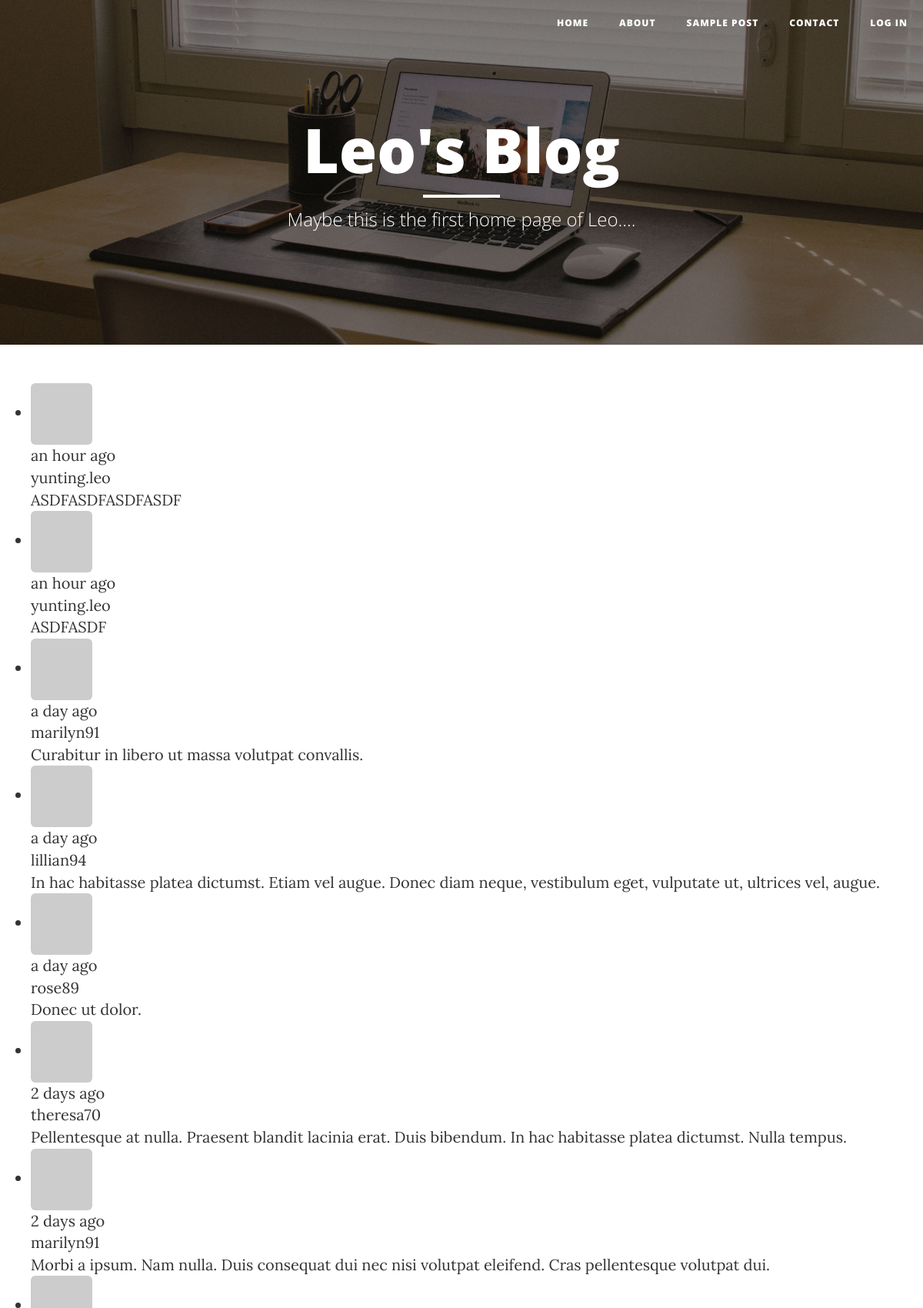
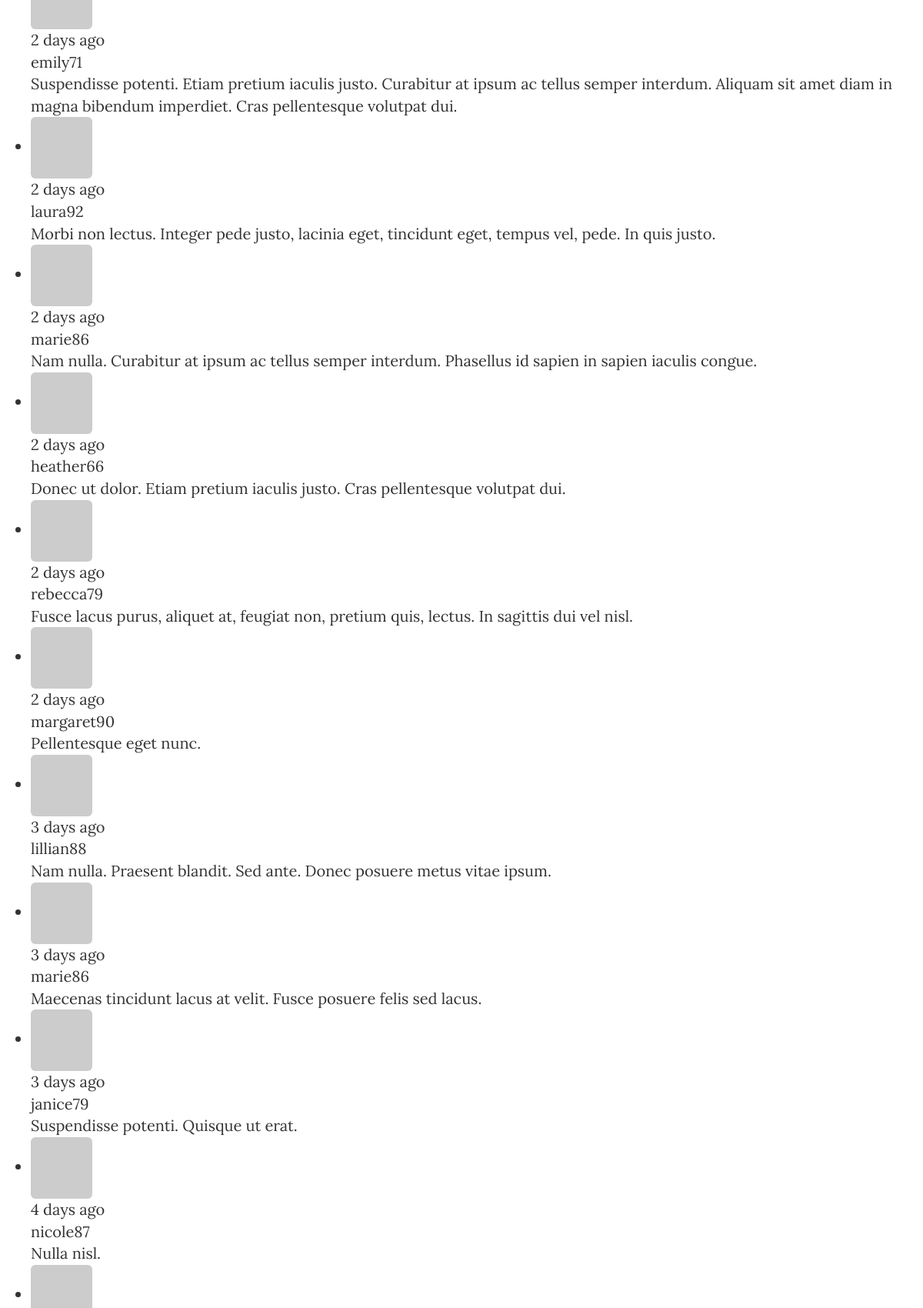
The page / (upper part) on the database its author committed (2 pictures, top to bottom).
### app/models.py (models this page shows, shortened)
class Post(db.Model):
    __tablename__ = 'posts'
    id = db.Column(db.Integer, primary_key=True)
    body = db.Column(db.Text)
    timestamp = db.Column(db.DateTime, index=True, default=datetime.utcnow)
    author_id = db.Column(db.Integer, db.ForeignKey('users.id'))

class User(db.Model, UserMixin):
    __tablename__ = 'users'
    id = db.Column(db.Integer, primary_key=True)
    email = db.Column(db.String(64), unique=True, index=True)
    username = db.Column(db.String(64), unique=True, index=True)
    role_id = db.Column(db.Integer, db.ForeignKey('roles.id'))
    password_hash = db.Column(db.String(128))
    confirmed = db.Column(db.Boolean, default=False)
    name = db.Column(db.String(64))
    location = db.Column(db.String(64))
    about_me = db.Column(db.Text())
    member_since = db.Column(db.DateTime(), default=datetime.utcnow)
    last_seen = db.Column(db.DateTime(), default=datetime.utcnow)
    avatar_hash = db.Column(db.String(32))
    posts = db.relationship('Post', backref='author', lazy='dynamic')
    @property
    def password(self):
        raise AttributeError('password is not a readable attribute')
    def gravatar(self, size=100, default='identicon', rating='g'):
        if request.is_secure:
            url = 'https://secure.gravatar.com/avatar'
        else:
            url = 'http://www.gravatar.com/avatar'
        hash = self.avatar_hash or hashlib.md5(
            self.email.encode('utf-8')).hexdigest()
        return '{url}/{hash}?s={size}&d={default}&r={rating}'.format(
            url=url, hash=hash, size=size, default=default, rating=rating)

### app/main/views.py (the view)
@main.route('/', methods=['GET', 'POST'])
def index():
    form = PostForm()
    if current_user.can(Permission.WRITE_ARTICLES) and \
            form.validate_on_submit():
        post = Post(body=form.body.data,
                    author=current_user._get_current_object())
        db.session.add(post)
        return redirect(url_for('main.index'))
    posts = Post.query.order_by(Post.timestamp.desc()).all()
    return render_template('future.html', form=form, posts=posts)

### app/auth/views.py (called while the page is built)
@auth.before_app_request
def before_request():
    if current_user.is_authenticated:
            current_user.ping()
            if not current_user.confirmed \
                    and request.endpoint \
                    and request.endpoint[:5] != 'auth.' \
                    and request.endpoint != 'static':
                return redirect(url_for('auth.unconfirmed'))

### app/main/__init__.py (called while the page is built)
@main.app_context_processor
def inject_permissions():
    return dict(Permission=Permission)

### app/models.py (called while the page is built)
    def can(self, permissions):
        return False

### app/templates/future.html (shortened to what this page needs)
{% extends "base.html" %}
{% import "bootstrap/wtf.html" as wtf %}
{% block page_header %}
    <header class="intro-header" style="background-image: url('{{ url_for('static', filename='img/home-bg.jpg') }}')">
        <div class="container">
            <div class="row">
                <div class="col-lg-8 col-lg-offset-2 col-md-10 col-md-offset-1">
                    <div class="site-heading">
                        <h1>Leo's Blog</h1>
                        <hr class="small">
                        <span class="subheading">Maybe this is the first home page of Leo....</span>
                    </div>
                </div>
            </div>
        </div>
    </header>
{% endblock page_header %}
{% block main_content %}
    {% include '_posts.html' %}
{% endblock main_content %}

### app/templates/_posts.html
<ul class="posts">
    {% for post in posts %}
    <li class="post">
        <div class="post-thumbnail">
            <a href="{{ url_for('.user', username=post.author.username) }}">
                <img class="img-rounded profile-thumbnail" src="{{ post.author.gravatar(size=40) }}">
            </a>
        </div>
        <div class="post-content">
            <div class="post-date">{{ moment(post.timestamp).fromNow() }}</div>
            <div class="post-author"><a href="{{ url_for('.user', username=post.author.username) }}">{{ post.author.username }}</a></div>
            <div class="post-body">{{ post.body }}</div>
        </div>
    </li>
    {% endfor %}
</ul>

### rows shown on the page
Post: timestamp "an hour ago", author.username "yunting.leo", body "ASDFASDFASDFASDF"
Post: timestamp "an hour ago", author.username "yunting.leo", body "ASDFASDF"
Post: timestamp "a day ago", author.username "marilyn91", body "Curabitur in libero ut massa volutpat convallis."
Post: timestamp "a day ago", author.username "lillian94", body "In hac habitasse platea dictumst. Etiam vel augue. Donec diam neque, vestibulum eget, vulputate ut, ultrices vel, augue."
Post: timestamp "a day ago", author.username "rose89", body "Donec ut dolor."
Post: timestamp "2 days ago", author.username "theresa70", body "Pellentesque at nulla. Praesent blandit lacinia erat. Duis bibendum. In hac habitasse platea dictumst. Nulla tempus."
Post: timestamp "2 days ago", author.username "marilyn91", body "Morbi a ipsum. Nam nulla. Duis consequat dui nec nisi volutpat eleifend. Cras pellentesque volutpat dui."
Post: timestamp "2 days ago", author.username "emily71", body "Suspendisse potenti. Etiam pretium iaculis justo. Curabitur at ipsum ac tellus semper interdum. Aliquam sit amet diam in magna bibendum imperdiet. Cras pellentesque volutpat dui."
Post: timestamp "2 days ago", author.username "laura92", body "Morbi non lectus. Integer pede justo, lacinia eget, tincidunt eget, tempus vel, pede. In quis justo."
Post: timestamp "2 days ago", author.username "marie86", body "Nam nulla. Curabitur at ipsum ac tellus semper interdum. Phasellus id sapien in sapien iaculis congue."
Post: timestamp "2 days ago", author.username "heather66", body "Donec ut dolor. Etiam pretium iaculis justo. Cras pellentesque volutpat dui."
Post: timestamp "2 days ago", author.username "rebecca79", body "Fusce lacus purus, aliquet at, feugiat non, pretium quis, lectus. In sagittis dui vel nisl."
Post: timestamp "2 days ago", author.username "margaret90", body "Pellentesque eget nunc."
Post: timestamp "3 days ago", author.username "lillian88", body "Nam nulla. Praesent blandit. Sed ante. Donec posuere metus vitae ipsum."
Post: timestamp "3 days ago", author.username "marie86", body "Maecenas tincidunt lacus at velit. Fusce posuere felis sed lacus."
Post: timestamp "3 days ago", author.username "janice79", body "Suspendisse potenti. Quisque ut erat."
Post: timestamp "4 days ago", author.username "nicole87", body "Nulla nisl."
